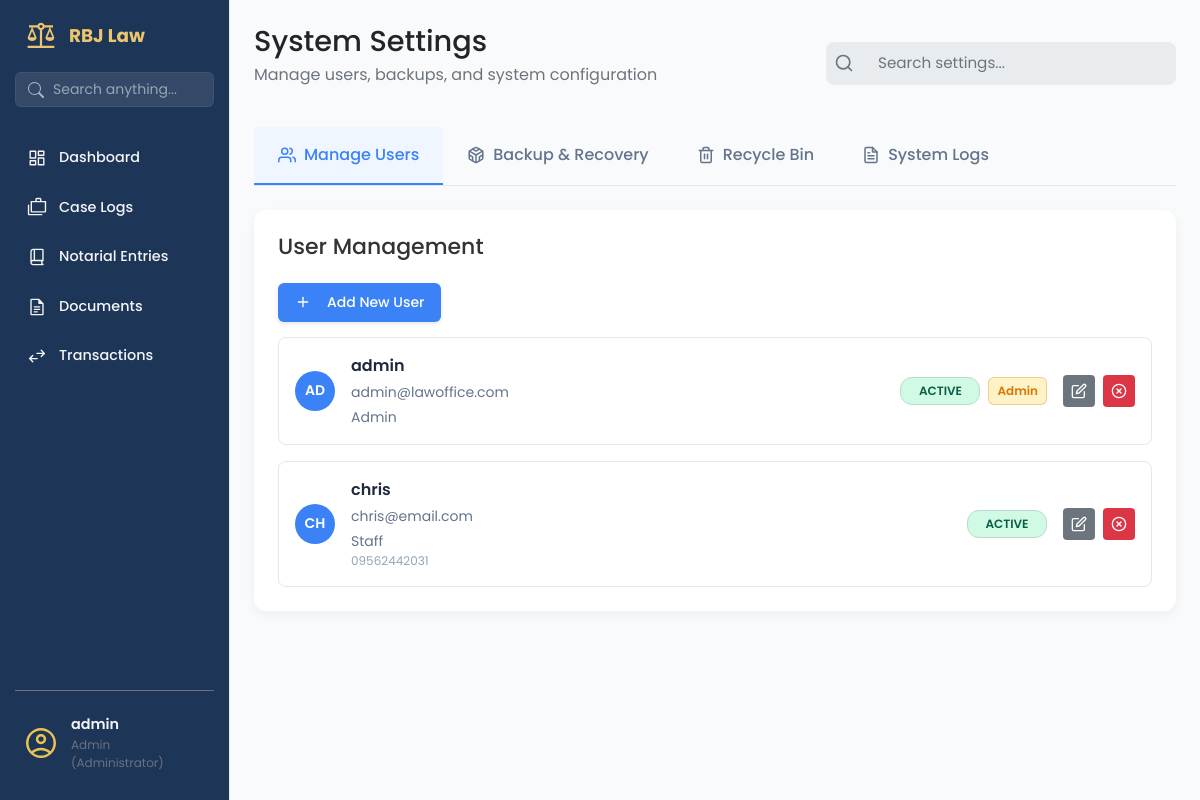
The app's page /settings (signed in), older data.
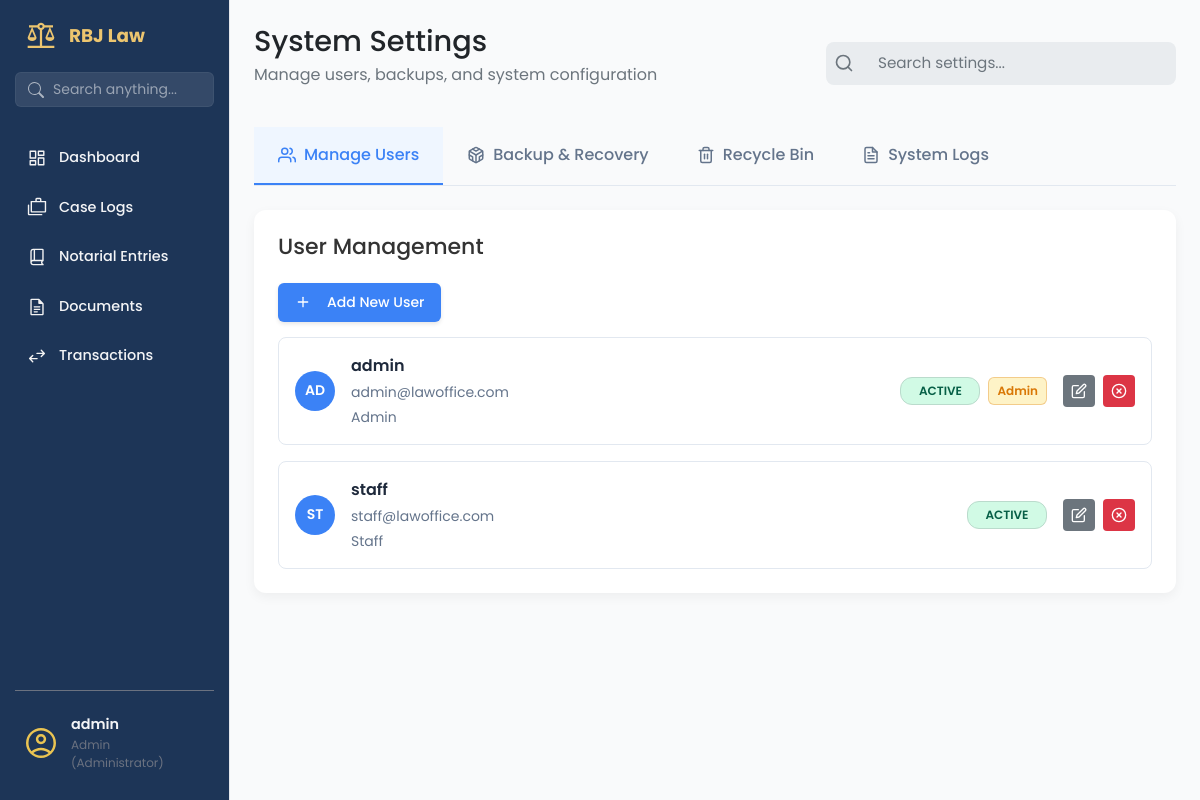
The same page, newer data.
### app/models/user_model.py (models this page shows, shortened)
class User(UserMixin, db.Model):
    __tablename__ = 'users'
    id = db.Column(db.Integer, primary_key=True)
    username = db.Column(db.String(80), unique=True, nullable=False, index=True)
    email = db.Column(db.String(120), unique=True, nullable=False)
    password_hash = db.Column(db.String(128), nullable=False)
    contact_number = db.Column(db.String(20), nullable=True)
    role = db.Column(db.String(50), default='attorney', nullable=False)
    is_active = db.Column(db.Boolean, default=True, nullable=False)
    is_admin = db.Column(db.Boolean, default=False, nullable=False)
    created_at = db.Column(db.DateTime, default=datetime.utcnow)
    updated_at = db.Column(db.DateTime, default=datetime.utcnow, onupdate=datetime.utcnow)

### app/routes/settings_route.py (the view)
@settings_bp.route('')
@login_required
def settings_page():
    if not current_user.is_admin:
        flash('Access denied. Administrator privileges required.', 'error')
        return redirect(url_for('dashboard.dashboard_page'))
    users = get_all_users()
    return render_template('settings_page.html', users=users)

### app/services/user_service.py (called while the page is built)
def get_all_users():
    try:
        return User.query.all()
    except SQLAlchemyError as e:
        logging.error(f"Error fetching all users: {e}")
        return []

### app/templates/settings_page.html (shortened to what this page needs)
{% extends "base.html" %}
{% block content %}
<main class="dashboard-content">
    <header class="dashboard-header">
        <div>
            <h1>System Settings</h1>
            <p>Manage users, backups, and system configuration</p>
        </div>
        <div class="search-bar">
            <svg class="search-bar__icon" xmlns="http://www.w3.org/2000/svg" width="20" height="20" viewBox="0 0 24 24"
                fill="none" stroke="currentColor" stroke-width="2" stroke-linecap="round" stroke-linejoin="round">
                <circle cx="11" cy="11" r="8"></circle>
                <line x1="21" y1="21" x2="16.65" y2="16.65"></line>
            </svg>
            <input class="search-bar__input" type="text" placeholder="Search settings...">
        </div>
    </header>
    <nav class="settings-tabs">
        <div class="settings-tabs__container">
            <button class="settings-tab active" data-tab="users">
                Manage Users
            </button>
            <button class="settings-tab" data-tab="backup">
                Backup & Recovery
            </button>
            <button class="settings-tab" data-tab="recycle">
                Recycle Bin
            </button>
            <button class="settings-tab" data-tab="logs">
                System Logs
            </button>
        </div>
    </nav>
    <section class="settings-content">
        <div id="users-tab" class="settings-tab-content active">
            {% include "settings/users_tab.html" %}
        </div>
    </section>
</main>
{% endblock %}

### app/templates/settings/users_tab.html (shortened to what this page needs)
<div class="panel-card">
    <header class="panel-card__header">
        <h3 class="panel-card__title">User Management</h3>
        <button class="btn btn-primary" onclick="openCreateUserModal()">
            <svg class="btn-icon-left" xmlns="http://www.w3.org/2000/svg" width="16" height="16" viewBox="0 0 24 24"
                fill="none" stroke="currentColor" stroke-width="2" stroke-linecap="round" stroke-linejoin="round">
                <line x1="12" y1="5" x2="12" y2="19"></line>
                <line x1="5" y1="12" x2="19" y2="12"></line>
            </svg>
            Add New User
        </button>
    </header>
    <div class="panel-card__body">
        <div class="user-list">
            {% for user in users %}
            <div class="user-item" data-user-id="{{ user.id }}">
                <div class="user-item__info">
                    <div class="user-item__avatar">{{ user.username[:2].upper() }}</div>
                    <div>
                        <p class="user-item__name">{{ user.username }}</p>
                        <p class="user-item__email">{{ user.email }}</p>
                        <span class="user-item__role">{{ user.role|title }}</span>
                        {% if user.contact_number %}
                        <span class="user-item__contact">{{ user.contact_number }}</span>
                        {% endif %}
                    </div>
                </div>
                <div class="user-item__status">
                    <span class="status-tag status-tag--{% if user.is_active %}active{% else %}inactive{% endif %}">
                        {% if user.is_active %}Active{% else %}Inactive{% endif %}
                    </span>
                    {% if user.is_admin %}
                    <span class="badge badge--admin">Admin</span>
                    {% endif %}
                </div>
                <div class="user-item__actions">
                    <button class="btn-action btn-action--secondary" title="Edit"
                        onclick="openEditUserModal('{{ user.id }}')">
                    </button>
                    {% if user.is_active %}
                    <button class="btn-action btn-action--danger" title="Deactivate"
                        onclick="deactivateUser('{{ user.id }}', '{{ user.username }}')">
                        <svg xmlns="http://www.w3.org/2000/svg" width="16" height="16" viewBox="0 0 24 24" fill="none"
                            stroke="currentColor" stroke-width="2" stroke-linecap="round" stroke-linejoin="round">
                            <circle cx="12" cy="12" r="10"></circle>
                            <line x1="15" y1="9" x2="9" y2="15"></line>
                            <line x1="9" y1="9" x2="15" y2="15"></line>
                        </svg>
                    </button>
                    {% endif %}
                </div>
            </div>
            {% endfor %}
        </div>
    </div>
</div>

Row changes from the older to the newer data that the page shows:
removed User: username "CH", username "chris", email "chris@email.com", role "Staff", contact_number "09562442031", is_active "ACTIVE"
added User: username "ST", username "staff", email "staff@lawoffice.com", role "Staff", is_active "ACTIVE"
